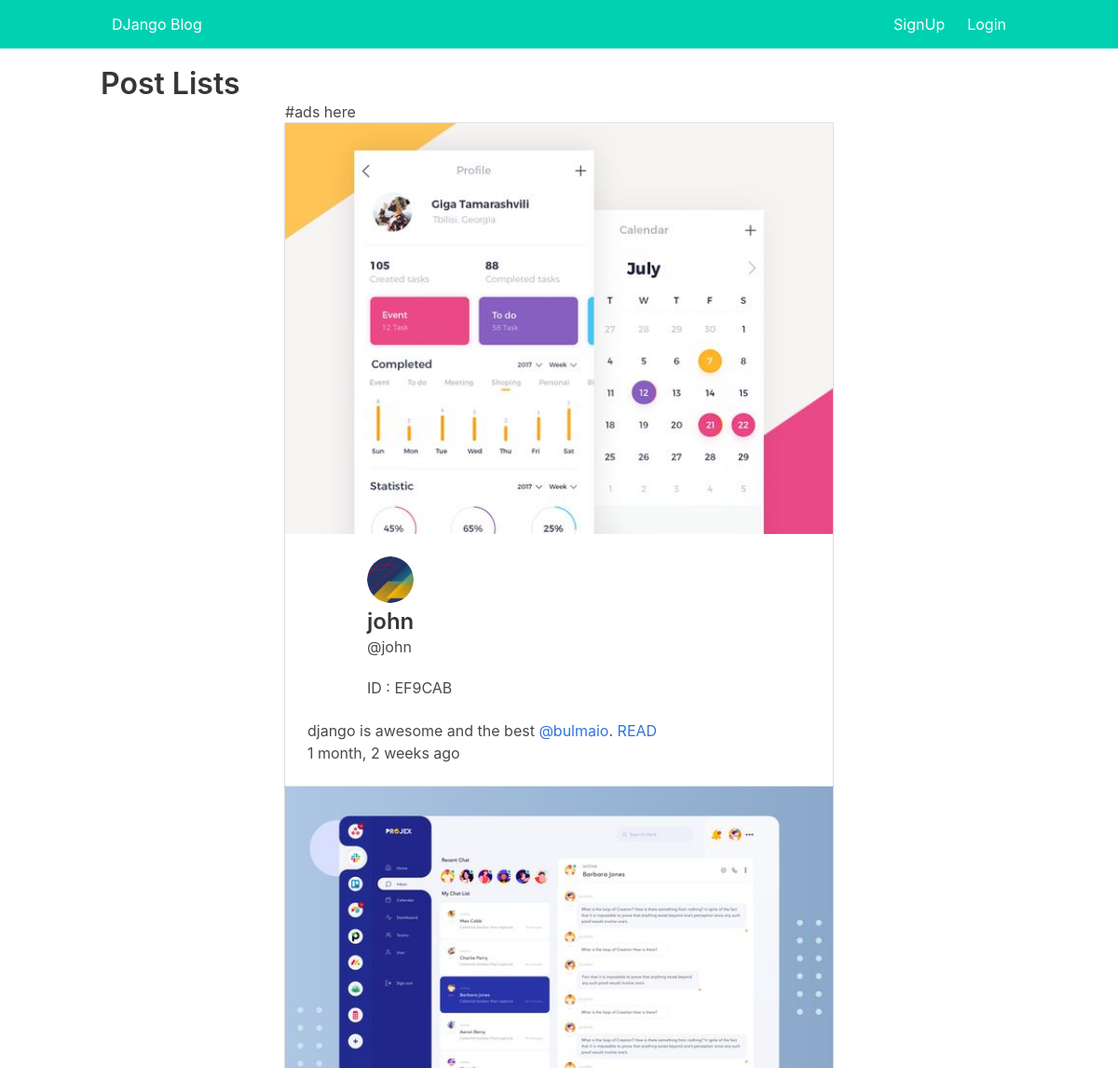
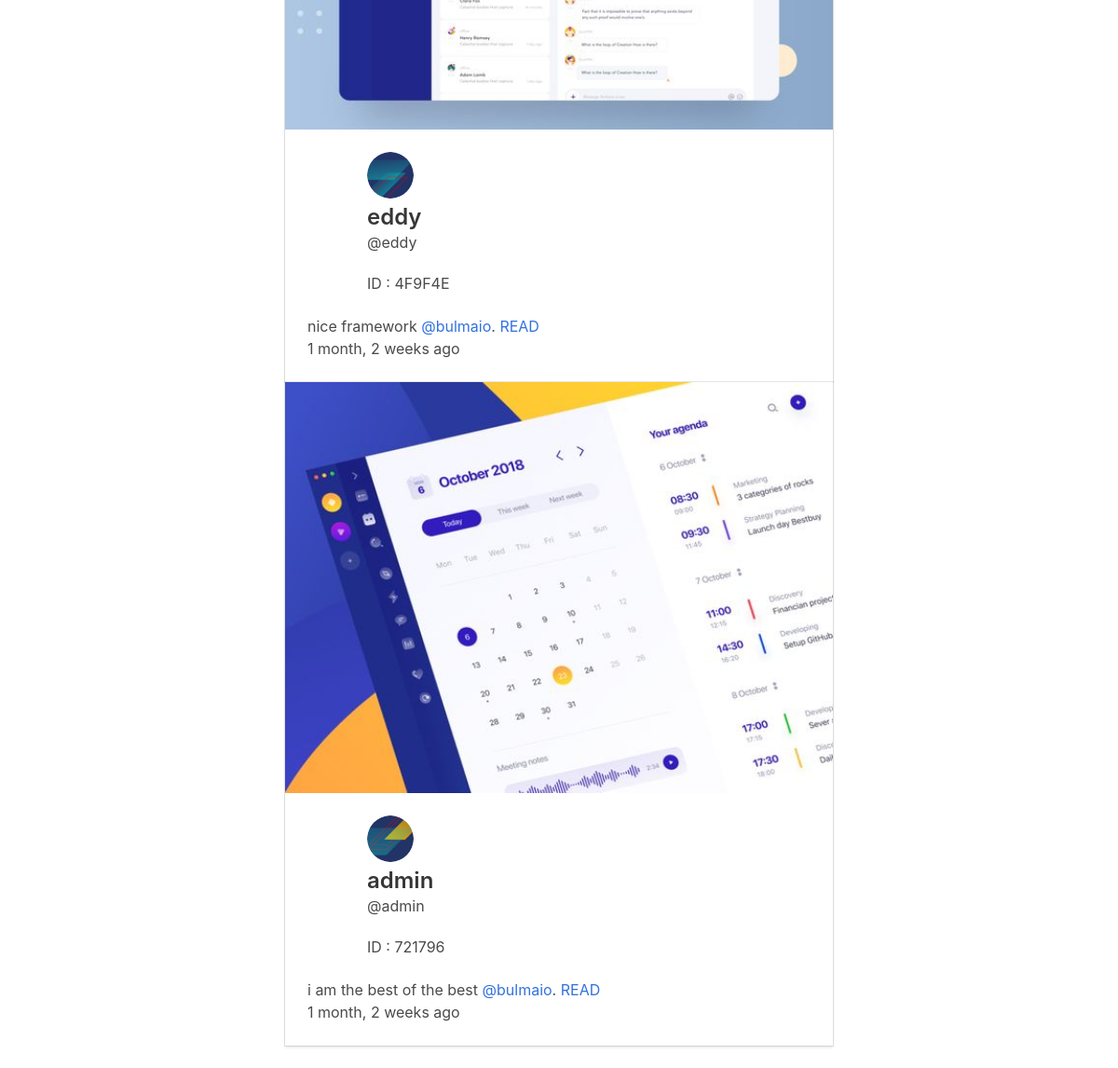
The page / on the database its author committed (2 pictures, top to bottom).
### apps/blog/models.py (models this page shows, shortened)
class Post(models.Model):
	id  		= models.UUIDField(primary_key=True, default= utils.get_id_token, editable=False)
	title   	= models.CharField(max_length=125,verbose_name=_('title'))
	slug 		= models.SlugField(max_length=150,unique=True,null=True, blank=True)
	author  	= models.ForeignKey(User,on_delete=models.CASCADE,related_name="blog_posts")
	content 	= models.TextField(max_length=250)
	publish 	= models.DateTimeField(default = timezone.now)
	status  	= models.CharField(max_length=10,choices = STATUS_CHOICES,default=DRAFT)
	bkgrd_pic 	= models.ImageField(upload_to= utils.upload_pic_location,blank=False,null=True,default="",verbose_name='pic')
	views       = models.PositiveIntegerField(default=0,blank=True,null=True)
	readtime    = models.TimeField(blank=True,null=True)
	created 	= models.DateTimeField(auto_now_add=True)
	updated 	= models.DateTimeField(auto_now=True)
	objects 	= PostManager() #registering Manager !
	class Meta:
		ordering = ('-publish',)
		verbose_name = _('post')
		verbose_name_plural = _('post')
	def get_absolute_url(self):
		return reverse('blog:post_details',
			args=[str(self.author.username),
			str(self.slug)])
	def post_published_ago(self):
		return functions.human_readable_time(self.publish)
	time_ago = property(post_published_ago)

### apps/account/models.py (models this page shows, shortened)
class TimeStampedModel(models.Model):
    created     = models.DateTimeField(auto_now_add=True)
    modified    = models.DateTimeField(auto_now=True)
    class Meta:
        abstract = True

class Profile(TimeStampedModel):
    owner       = models.OneToOneField(AUTH_USER_MODEL,
                                     verbose_name="owner",
                                     related_name="profile",
                                     on_delete=models.CASCADE)
    pic         = models.ImageField(upload_to=uploades.upload_loc,
                                     blank=True,
                                     null=True,
                                     validators=[uploades.validate_uploaded_file_size_and_extension],
                                     default=uploades.get_default_avatar_url) #remove this, random avatar working now !
    code        = models.CharField(max_length=6,default='',unique=True,blank=True,null=True)
    bio         = models.TextField(max_length=500,blank=True,null=True,default="")
    class Meta:
        ordering = (("-created"),)
        verbose_name = "profile"
        verbose_name_plural = "profiles"
        unique_together = (('owner','code'),)
    @property
    def pic_url(self):
        if self.pic:
            return self.pic.url
        return uploades.get_default_avatar_url()

### apps/blog/views.py (the view)
# urls.py: path('',post_views.post_lists,name='post-lists'),
def post_lists(request):
	posts = Post.objects.all()
	paginator = Paginator(posts,3)
	page = request.GET.get('page')
	context = {}
	try:
		posts = paginator.page(page)
	except PageNotAnInteger:
		posts = paginator.page(1)
	except EmptyPage:
		if request.is_ajax():
			return HttpResponse('')
		posts = paginator.page(paginator.num_pages)
	if request.is_ajax():
		template = 'partials/_list_ajax.html'
		context['posts'] = posts
		return render(request,template,context)
	context['posts'] = posts
	template = 'blog/lists.html'
	return render(request,template,context)

### apps/blog/managers.py (called while the page is built)
	def get_queryset(self):
		return PostQuerySet(self.model,using=self._db) # important !

### apps/common/functions.py (called while the page is built)
def human_readable_time(datetime_object):
	if not datetime_object:
		return
	return humanize.naturaltime(datetime_object)

### templates/blog/lists.html (shortened to what this page needs)
{% extends 'layout.html' %}
{% load i18n %}
{% block  content %}
<section class="container" style="margin-top: 2em;">
	<section class="columns">
		<h2 class="title is-3">{% trans 'Post Lists' %}</h2>
	</section>
</section>
<section class="columns is-centered">
	<section class="column is-half-tablet is-two-third-desktop is-three-quater-widescreen">
		<section id="post-list">
			{% include "partials/_list_ajax.html" %}
		</section>
   </section>
</section>
{% endblock %}

### templates/partials/_list_ajax.html (shortened to what this page needs)
	{% for post in posts %}
		 {% if forloop.first or forloop.counter|divisibleby:4 %}
			#ads here
		 {% endif %}
		<div class="card" {% if forloop.first %}style-different{% endif %}>
		  <div class="card-image">
		    <figure class="image is-4by3">
		      <img src="{{ post.bkgrd_pic.url}}" alt="{{post.title}}">
		    </figure>
		  </div>
		  <div class="card-content">
		    <div class="media">
		      <div class="media-left">
		        <figure class="image is-48x48">
		        </figure>
		      </div>
		      <div class="media-content">
			  <img src="{{ post.author.profile.pic_url}}" alt="" style="width:50px;height:50px;border-radius:50%;">
		        <p class="title is-4">{{ post.author.username }}</p>
		        <p class="subtitle is-6">@{{ post.author.username }}</p>
				<p class="subtitle is-6">ID : {{ post.author.profile.code }}</p>
		      </div>
		    </div>
		    <div class="content">
		      {{post.content}}
		      <a>@bulmaio</a>.
		      <a href="{{ post.get_absolute_url }}">READ</a>
		      <br>
		      <time datetime="2016-1-1">{{ post.time_ago}}</time>
		    </div>
		  </div>
		</div>
	{% endfor %}

### rows shown on the page
Post: shows "#ads here", bkgrd_pic (picture), author.profile.pic_url (picture), author.username "john", author.profile.code "EF9CAB", content "django is awesome and the best", time_ago "1 month, 2 weeks ago"
Post: bkgrd_pic (picture), author.profile.pic_url (picture), author.username "eddy", author.profile.code "4F9F4E", content "nice framework", time_ago "1 month, 2 weeks ago"
Post: bkgrd_pic (picture), author.profile.pic_url (picture), author.username "admin", author.profile.code "721796", content "i am the best of the best", time_ago "1 month, 2 weeks ago"
